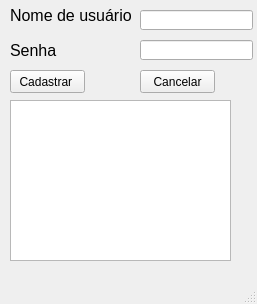
<?xml version="1.0" encoding="UTF-8"?>
<ui version="4.0">
 <class>MainWindow</class>
 <widget class="QMainWindow" name="MainWindow">
  <property name="geometry">
   <rect>
    <x>0</x>
    <y>0</y>
    <width>257</width>
    <height>304</height>
   </rect>
  </property>
  <property name="windowTitle">
   <string>MainWindow</string>
  </property>
  <widget class="QWidget" name="centralwidget">
   <widget class="QPushButton" name="pushButton">
    <property name="geometry">
     <rect>
      <x>10</x>
      <y>70</y>
      <width>75</width>
      <height>23</height>
     </rect>
    </property>
    <property name="text">
     <string>Cadastrar </string>
    </property>
   </widget>
   <widget class="QPushButton" name="pushButton_2">
    <property name="geometry">
     <rect>
      <x>140</x>
      <y>70</y>
      <width>75</width>
      <height>23</height>
     </rect>
    </property>
    <property name="text">
     <string>Cancelar</string>
    </property>
   </widget>
   <widget class="QLineEdit" name="lineEdit">
    <property name="geometry">
     <rect>
      <x>140</x>
      <y>40</y>
      <width>113</width>
      <height>20</height>
     </rect>
    </property>
   </widget>
   <widget class="QLineEdit" name="lineEdit_2">
    <property name="geometry">
     <rect>
      <x>140</x>
      <y>10</y>
      <width>113</width>
      <height>20</height>
     </rect>
    </property>
   </widget>
   <widget class="QLabel" name="label">
    <property name="geometry">
     <rect>
      <x>10</x>
      <y>0</y>
      <width>141</width>
      <height>31</height>
     </rect>
    </property>
    <property name="font">
     <font>
      <pointsize>12</pointsize>
     </font>
    </property>
    <property name="text">
     <string>Nome de usuário</string>
    </property>
   </widget>
   <widget class="QLabel" name="label_2">
    <property name="geometry">
     <rect>
      <x>10</x>
      <y>40</y>
      <width>51</width>
      <height>21</height>
     </rect>
    </property>
    <property name="font">
     <font>
      <pointsize>12</pointsize>
     </font>
    </property>
    <property name="text">
     <string>Senha</string>
    </property>
   </widget>
   <widget class="QTextBrowser" name="textBrowser">
    <property name="geometry">
     <rect>
      <x>10</x>
      <y>100</y>
      <width>221</width>
      <height>161</height>
     </rect>
    </property>
   </widget>
  </widget>
  <widget class="QMenuBar" name="menubar">
   <property name="geometry">
    <rect>
     <x>0</x>
     <y>0</y>
     <width>257</width>
     <height>21</height>
    </rect>
   </property>
  </widget>
  <widget class="QStatusBar" name="statusbar"/>
 </widget>
 <resources/>
 <connections/>
</ui>
